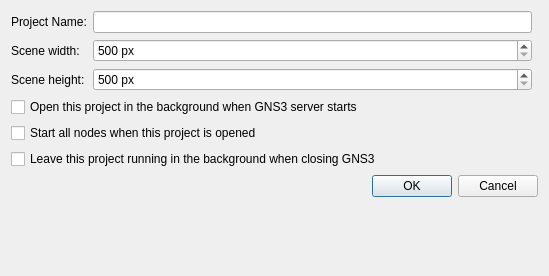
<?xml version="1.0" encoding="UTF-8"?>
<ui version="4.0">
 <class>EditProjectDialog</class>
 <widget class="QDialog" name="EditProjectDialog">
  <property name="windowModality">
   <enum>Qt::ApplicationModal</enum>
  </property>
  <property name="geometry">
   <rect>
    <x>0</x>
    <y>0</y>
    <width>549</width>
    <height>276</height>
   </rect>
  </property>
  <property name="windowTitle">
   <string>Edit project</string>
  </property>
  <property name="styleSheet">
   <string notr="true">QWidget {
    background-color: #323232;
    color: #BAF73C;
}

QToolBar {
    border:0px;
}

QGraphicsView, QTextEdit, QPlainTextEdit, QTreeWidget, QListWidget, QLineEdit, QSpinBox, QComboBox {
    background-color: #282828;
}

QLabel, QMenu, QStatusBar {
  color: #BAF73C;
}

QMenuBar::item {
    background-color: #323232;
}

QMenu::item:selected {
    color: #f2f2f2;
    background-color: #383838;
}

QToolButton:hover {
    background-color: #383838;
}

QGroupBox {
    color: #BAF73C;
    font: bold 12px;
    padding: 15px;
    border-style: none;
}

QAbstractScrollArea::corner {
    background: #323232;
}

QScrollBar::add-page:horizontal, QScrollBar::sub-page:horizontal, QScrollBar::add-page:vertical, QScrollBar::sub-page:vertical {
  background: none;
}

QComboBox {
    selection-color: #f2f2f2;
    selection-background-color: #323232;
}

QComboBox QAbstractItemView {
    background-color: #282828;
}

QDockWidget, QMenuBar, QPushButton, QToolButton, QTabWidget, QHeaderView::section {
    color: #BAF73C;
    font: bold 11px;
}

QTabBar {
    color: #BAF73C;
}

QRadioButton, QCheckBox {
  color: #BAF73C;
}

QRadioButton::disabled, QCheckBox::disabled {
  color: gray;
}
# bg-color=#282828
# fg-color=#BAF73C
# tool-bar=#323232
# selection-bg=#383838 
# selection-fg=#f2f2f2 </string>
  </property>
  <property name="modal">
   <bool>true</bool>
  </property>
  <layout class="QGridLayout" name="gridLayout">
   <item row="0" column="0">
    <widget class="QLabel" name="uiProjectNameLabel">
     <property name="text">
      <string>Project Name:</string>
     </property>
    </widget>
   </item>
   <item row="0" column="1">
    <widget class="QLineEdit" name="uiProjectNameLineEdit"/>
   </item>
   <item row="5" column="0" colspan="3">
    <widget class="QCheckBox" name="uiProjectAutoCloseCheckBox">
     <property name="text">
      <string>Leave this project running in the background when closing GNS3</string>
     </property>
    </widget>
   </item>
   <item row="2" column="1">
    <widget class="QSpinBox" name="uiSceneHeightSpinBox">
     <property name="suffix">
      <string> px</string>
     </property>
     <property name="minimum">
      <number>500</number>
     </property>
     <property name="maximum">
      <number>1000000</number>
     </property>
    </widget>
   </item>
   <item row="3" column="0" colspan="3">
    <widget class="QCheckBox" name="uiProjectAutoOpenCheckBox">
     <property name="text">
      <string>Open this project in the background when GNS3 server starts</string>
     </property>
    </widget>
   </item>
   <item row="4" column="0" colspan="3">
    <widget class="QCheckBox" name="uiProjectAutoStartCheckBox">
     <property name="text">
      <string>Start all nodes when this project is opened</string>
     </property>
    </widget>
   </item>
   <item row="1" column="1">
    <widget class="QSpinBox" name="uiSceneWidthSpinBox">
     <property name="suffix">
      <string> px</string>
     </property>
     <property name="minimum">
      <number>500</number>
     </property>
     <property name="maximum">
      <number>1000000</number>
     </property>
    </widget>
   </item>
   <item row="6" column="0" colspan="3">
    <widget class="QDialogButtonBox" name="uiButtonBox">
     <property name="orientation">
      <enum>Qt::Horizontal</enum>
     </property>
     <property name="standardButtons">
      <set>QDialogButtonBox::Cancel|QDialogButtonBox::Ok</set>
     </property>
    </widget>
   </item>
   <item row="1" column="0">
    <widget class="QLabel" name="uiSceneWidthLabel">
     <property name="text">
      <string>Scene width:</string>
     </property>
    </widget>
   </item>
   <item row="2" column="0">
    <widget class="QLabel" name="uiSceneHeightLabel">
     <property name="text">
      <string>Scene height:</string>
     </property>
    </widget>
   </item>
   <item row="7" column="0">
    <spacer name="verticalSpacer">
     <property name="orientation">
      <enum>Qt::Vertical</enum>
     </property>
     <property name="sizeHint" stdset="0">
      <size>
       <width>20</width>
       <height>40</height>
      </size>
     </property>
    </spacer>
   </item>
  </layout>
 </widget>
 <resources/>
 <connections>
  <connection>
   <sender>uiButtonBox</sender>
   <signal>accepted()</signal>
   <receiver>EditProjectDialog</receiver>
   <slot>accept()</slot>
   <hints>
    <hint type="sourcelabel">
     <x>248</x>
     <y>254</y>
    </hint>
    <hint type="destinationlabel">
     <x>157</x>
     <y>274</y>
    </hint>
   </hints>
  </connection>
  <connection>
   <sender>uiButtonBox</sender>
   <signal>rejected()</signal>
   <receiver>EditProjectDialog</receiver>
   <slot>reject()</slot>
   <hints>
    <hint type="sourcelabel">
     <x>316</x>
     <y>260</y>
    </hint>
    <hint type="destinationlabel">
     <x>286</x>
     <y>274</y>
    </hint>
   </hints>
  </connection>
 </connections>
</ui>
